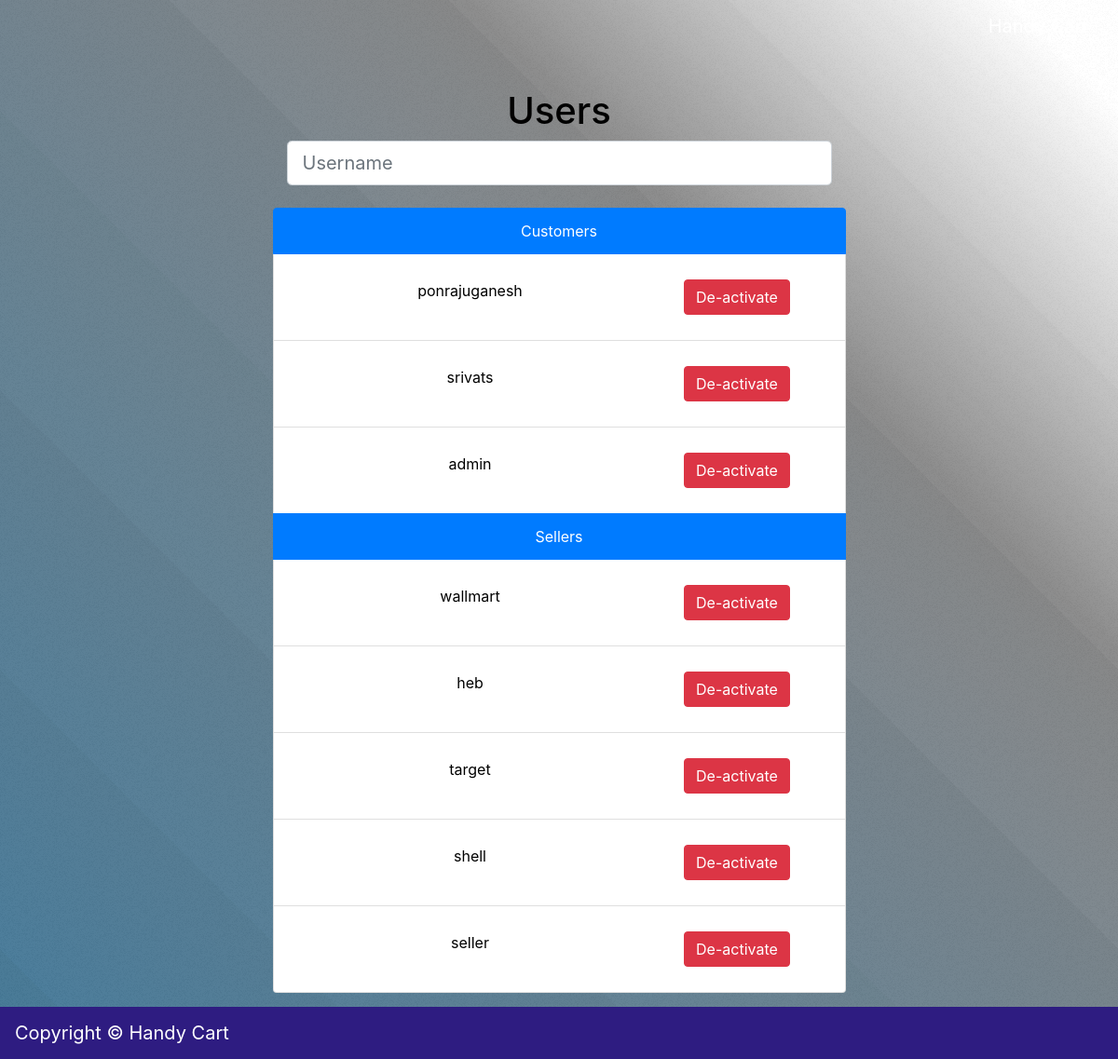
/get_permissions, run on the app's committed database.
### tables this page shows
CREATE TABLE "user" (
	`id`	INTEGER PRIMARY KEY AUTOINCREMENT,
	`email`	TEXT NOT NULL,
	`password`	TEXT NOT NULL,
	`username`	TEXT,
	`first_name`	TEXT,
	`last_name`	TEXT,
	`phone`	NUMERIC,
	`is_active`	INTEGER
);

CREATE TABLE "seller" (
	`name`	TEXT,
	`id`	INTEGER PRIMARY KEY AUTOINCREMENT,
	`username`	TEXT,
	`password`	TEXT,
	`email`	TEXT,
	`phone`	INTEGER,
	`is_active`	INTEGER
);

### handycart.py (the view)
@app.route('/get_permissions')
def get_permissions():
	customers = query_db("select * from user")
	sellers = query_db("select * from seller")
	return render_template("permissions.html", customers=customers, sellers=sellers)

### handycart.py (called while the page is built)
def get_db():
	top = _app_ctx_stack.top
	if not hasattr(top, 'sqlite_db'):
		top.sqlite_db = sqlite3.connect(DATABASE_PATH)
		top.sqlite_db.row_factory = sqlite3.Row
	return top.sqlite_db

@app.teardown_appcontext
def close_database(exception):
	top = _app_ctx_stack.top
	if hasattr(top, 'sqlite_db'):
		top.sqlite_db.close()

def query_db(query, args=(), one=False):
	cur = get_db().execute(query, args)
	rv = cur.fetchall()
	return (rv[0] if rv else None) if one else rv

@app.before_request
def before_request():
	g.categories = None
	g.categories = query_db('select * from category order by name')

### templates/permissions.html
{% extends "admin-layout.html" %}
{% block body %}
<div class="container-fluid col_12" align="center">
  <div style="width:50%; color:black;">
    <h1> Users </h1>
    <input class="form-control form-control-lg class_12" type="text" id="username" value="" placeholder="Username" id="example-text-input">
    <br/>
    <ul class="list-group">
      <li class="list-group-item row active"> Customers </li>
      {% for customer in customers %}
        {% if customer.is_active %}
          <li id="{{customer.id}}" value="user" class="list-group-item row"><div class="col_8 text-center username"> {{customer.username}} </div> <div class="col_4 text-center"> <button  type="button" value="{{customer.id}}" class="btn btn-danger">De-activate</button> </div> </li>
        {% else %}
          <li id="{{customer.id}}" value="user" class="list-group-item row"><div class="col_8 text-center username"> {{customer.username}} </div> <div class="col_4 text-center"> <button  type="button" value="{{customer.id}}" class="btn btn-success">Activate</button> </div> </li>
        {% endif %}
      {% endfor %}
      <li class="list-group-item row active"> Sellers </li>
      {% for seller in sellers %}
        {% if seller.is_active %}
          <li id="{{seller.id}}" value="seller" class="list-group-item row"><div class="col_8 text-center username"> {{seller.username}} </div> <div class="col_4 text-center"> <button  type="button" value="{{seller.id}}" class="btn btn-danger">De-activate</button> </div> </li>
        {% else %}
          <li id="{{seller.id}}" value="seller" class="list-group-item row"><div class="col_8 text-center username"> {{seller.username}} </div> <div class="col_4 text-center"> <button  type="button" value="{{seller.id}}" class="btn btn-success">Activate</button> </div> </li>
        {% endif %}
      {% endfor %}
    </ul>
  </div>
</div>
{% endblock %}

### templates/admin-layout.html (shortened to what this page needs)
<!DOCTYPE html>
<html lang="en">
<head>
  <link rel="stylesheet" href="https://maxcdn.bootstrapcdn.com/bootstrap/4.0.0-alpha.6/css/bootstrap.min.css">
  <link rel="stylesheet" type="text/css" href="{{ url_for('static', filename='style.css') }}">
</head>
<body id="admin_body">
  <nav class="navbar navbar-toggleable-md navbar-inverse bg-inverse">
      <button class="navbar-toggler navbar-toggler-right" type="button" data-toggle="collapse" data-target="#navbarSupportedContent" aria-controls="navbarSupportedContent" aria-expanded="false" aria-label="Toggle navigation">
        <span class="navbar-toggler-icon"></span>
      </button>
      <a class="navbar-brand" href="{{url_for('get_products', category_id='3')}}">Handy Cart</a>
  </nav>
<br/>
{% block body %}{% endblock %}
<nav class="navbar navbar-toggleable-md navbar-inverse bg-inverse" style="background-color: #2E1C81">
    <a class="navbar-brand" href="{{url_for('get_products', category_id='3')}}">Copyright &copy; Handy Cart</a>
</nav>
</body>
</html>

### static/style.css (style rules this page uses)
.row::after { content: ""; clear: both; display: block; }
[class*="col_"] { float: left; padding: 15px; }
.col_4 { width: 33.33%; }
.col_8 { width: 66.66%; }
.col_12 { width: 100%; }
body { background: #18BC9C !important; color: rgba(255, 255, 255, 0.75) !important; background-attachment: fixed, fixed, fixed !important; background-image: url('img/overlay2.png'), url('img/overlay4.svg'), linear-gradient(45deg, #4361c2, #4fa49a 50%, #9dc66b 95%) !important; background-size: auto, cover, cover !important; background-position: top left, center center, center center !important; }
#admin_body { background: grey !important; color: rgba(255, 255, 255, 0.75) !important; background-attachment: fixed, fixed, fixed !important; background-image: url('img/overlay2.png'), url('img/overlay4.svg'), linear-gradient(45deg, #4A84A7, grey 70%, white 95%) !important; background-size: auto, cover, cover !important; background-position: top left, center center, center center !important; }
.navbar-brand { color: white !important; }

### data on the page
user: username "ponrajuganesh", {{ customer.id }} 1 (drawn)
user: username "srivats", {{ customer.id }} 2 (drawn)
user: username "admin", {{ customer.id }} 3 (drawn)
seller: username "wallmart", {{ seller.id }} 1 (drawn)
seller: username "heb", {{ seller.id }} 2 (drawn)
seller: username "target", {{ seller.id }} 3 (drawn)
seller: username "shell", {{ seller.id }} 4 (drawn)
seller: username "seller", {{ seller.id }} 7 (drawn)
